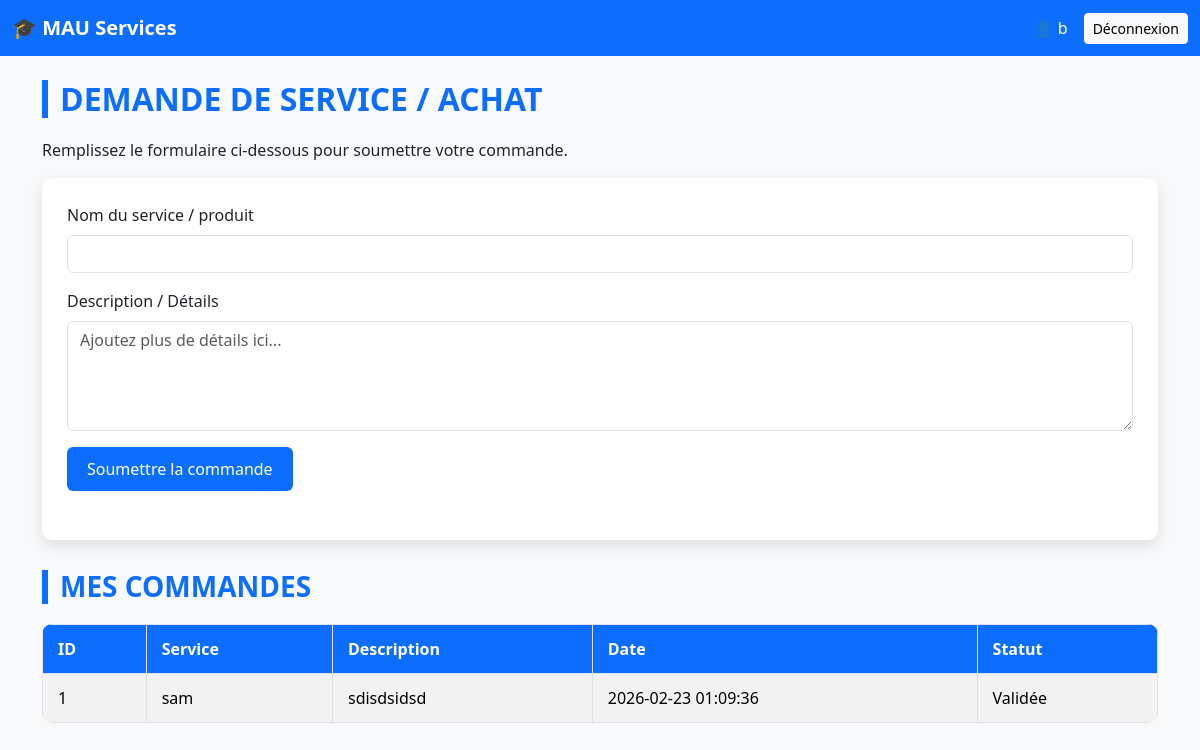
The page /services/achat.php (signed in) on the database its author committed.
### tables this page shows
CREATE TABLE `commandes` (
  `id` int(11) NOT NULL,
  `user_id` int(11) DEFAULT NULL,
  `service` varchar(150) DEFAULT NULL,
  `description` text DEFAULT NULL,
  `statut` varchar(50) DEFAULT 'En attente',
  `created_at` timestamp NOT NULL DEFAULT current_timestamp()
);

### services/achat.php (the view, shortened to what this page needs)
<?php
include("../includes/header.php");
include("../config/db.php");
?>
<h2 class="decorated">Demande de service / achat</h2>
<p>Remplissez le formulaire ci-dessous pour soumettre votre commande.</p>
<form method="POST">
    <div class="mb-3">
        <label for="service" class="form-label">Nom du service / produit</label>
        <input type="text" id="service" name="service" class="form-control" required>
    </div>
    <div class="mb-3">
        <label for="description" class="form-label">Description / Détails</label>
        <textarea id="description" name="description" class="form-control" rows="4" maxlength="500"
                  placeholder="Ajoutez plus de détails ici..."></textarea>
    </div>
    <button type="submit" name="submit" class="btn btn-success mb-4">Soumettre la commande</button>
</form>
<h3 class="decorated">Mes commandes</h3>
<?php
$user_id = $_SESSION['user_id'];
$res = $conn->prepare("SELECT * FROM commandes WHERE user_id = ? ORDER BY created_at DESC");
$res->bind_param("i", $user_id);
$res->execute();
$result = $res->get_result();
if($result->num_rows > 0){
    echo "<table class='table table-bordered table-striped'>";
    echo "<thead><tr>
            <th>ID</th>
            <th>Service</th>
            <th>Description</th>
            <th>Date</th>
            <th>Statut</th>
          </tr></thead><tbody>";
    while($row = $result->fetch_assoc()){
        $statut = isset($row['statut']) ? $row['statut'] : "En attente";
        $date = isset($row['created_at']) ? $row['created_at'] : "";
        echo "<tr>
                <td>".$row['id']."</td>
                <td>".$row['service']."</td>
                <td>".$row['description']."</td>
                <td>".$date."</td>
                <td>".$statut."</td>
              </tr>";
    }
    echo "</tbody></table>";
} else {
    echo "<div class='alert alert-info'>Vous n'avez pas encore de commandes.</div>";
}
?>
<?php include("../includes/footer.php"); ?>

### services/achat.php (style rules this page uses)
body { background-color: #f8f9fa; font-family: 'Segoe UI', Tahoma, Geneva, Verdana, sans-serif; }
h2.decorated, h3.decorated { color: #0d6efd; border-left: 6px solid #0d6efd; padding-left: 12px; margin-bottom: 20px; font-weight: 600; text-transform: uppercase; }
form { background: #fff; padding: 25px; border-radius: 10px; box-shadow: 0 6px 15px rgba(0,0,0,0.1); margin-bottom: 30px; }
input, textarea { border-radius: 6px; border: 1px solid #ced4da; padding: 10px; }
button.btn-success { background-color: #0d6efd; border: none; transition: all 0.3s; padding: 10px 20px; }
.table { background: #fff; border-radius: 10px; overflow: hidden; }
.table th { background-color: #0d6efd; color: #fff; font-weight: 600; }
.table td, .table th { padding: 12px 15px; text-align: left; }

### rows shown on the page
commandes: id "1", service "sam", description "sdisdsidsd", created_at "2026-02-23 01:09:36", statut "Validée"

### other values the page prints
$_SESSION['nom'] "b"
